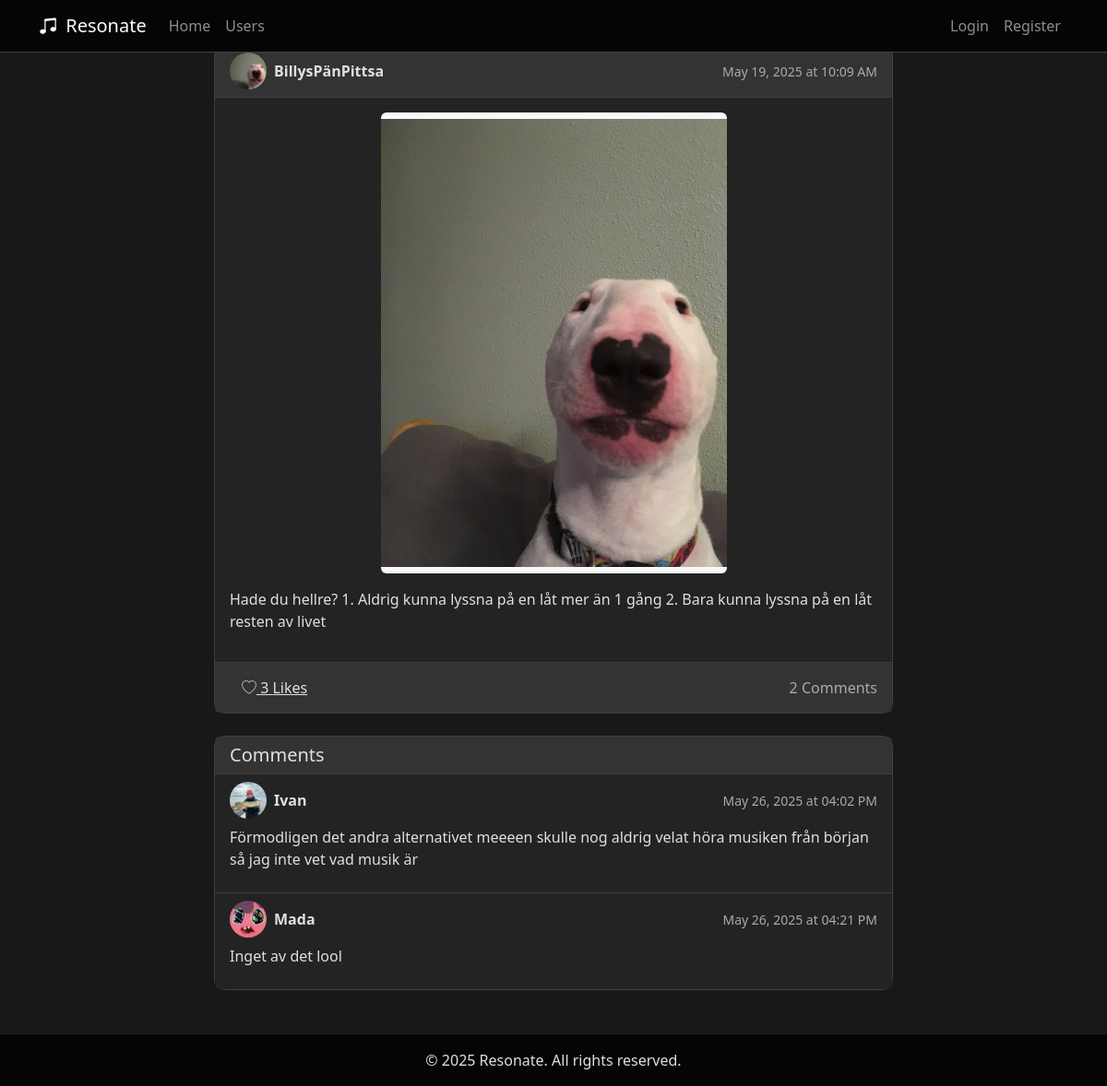
/post/4dd4190c-cd47-4672-b52b-ca519c83091e, run on the app's committed database.
### app.py (models this page shows, shortened)
class User(UserMixin, db.Model):
    __tablename__ = 'users'
    userId = db.Column(db.String(36), primary_key=True, default=lambda: str(uuid.uuid4()))
    username = db.Column(db.String(80), nullable=False)
    email = db.Column(db.String(120), unique=True, nullable=False)
    password = db.Column(db.String(128))
    profilePicture = db.Column(db.String, nullable=True, default='default.jpg')
    favoriteGenres = db.Column(db.String, nullable=True)
    createdAt = db.Column(db.DateTime, default=datetime.utcnow)
    spotify_access_token = db.Column(db.String(255), nullable=True)
    spotify_refresh_token = db.Column(db.String(255), nullable=True)
    spotify_user_id = db.Column(db.String(255), nullable=True)
    spotify_token_expiry = db.Column(db.DateTime, nullable=True)
    bio = db.Column(db.Text, nullable=True)
    sotd_title = db.Column(db.String(200), nullable=True)
    sotd_artist = db.Column(db.String(200), nullable=True)
    song_picture = db.Column(db.String(200), nullable=True)
    favorite_songs = db.Column(db.String, nullable=True)
    followed = db.relationship(
        'User',
        secondary=followers,
        primaryjoin=(followers.c.follower_id == userId),
        secondaryjoin=(followers.c.followed_id == userId),
        backref=db.backref('followers', lazy='dynamic'),
        lazy='dynamic'
    )

class Post(db.Model):
    __tablename__ = 'posts'
    postId = db.Column(db.String(36), primary_key=True, default=lambda: str(uuid.uuid4()))
    userId = db.Column(db.String(36), db.ForeignKey('users.userId'), nullable=False)
    content = db.Column(db.Text, nullable=False)
    created_at = db.Column(db.DateTime, default=datetime.utcnow)
    post_picture = db.Column(db.String(200), nullable=True)
    user = db.relationship('User', backref=db.backref('posts', lazy='dynamic'))
    likes = db.relationship('Like', primaryjoin='Post.postId==Like.postId',
                            backref='post', lazy='dynamic')
    comments = db.relationship('Comment', primaryjoin='Post.postId==Comment.postId',
                               backref='post', lazy='dynamic')

class Comment(db.Model):
    __tablename__ = 'comments'
    commentId = db.Column(db.String(36), primary_key=True, default=lambda: str(uuid.uuid4()))
    userId = db.Column(db.String(36), db.ForeignKey('users.userId'), nullable=False)
    postId = db.Column(db.String(36), db.ForeignKey('posts.postId'), nullable=False)
    content = db.Column(db.Text, nullable=False)
    created_at = db.Column(db.DateTime, default=datetime.utcnow)
    user = db.relationship('User', backref='comments')

### app.py (the view)
@app.route('/post/<post_id>')
def view_post(post_id):
    post = Post.query.get_or_404(post_id)
    return render_template('view_post.html', post=post, Comment=Comment, user=post.user)

### templates/view_post.html (shortened to what this page needs)
{% extends "base.html" %}
{% block content %}
<div class="container">
    <div class="row justify-content-center">
        <div class="col-md-8">
            <div class="card mb-4">
                <div class="card-header d-flex justify-content-between align-items-center" style="background-color: var(--bg-tertiary); border-bottom: 1px solid var(--border-color);">
                    <div class="d-flex align-items-center">
                        <img src="{{ url_for('static', filename='profile_pics/' + user.profilePicture) }}"
                            class="profile-pic-small rounded-circle me-2"
                            alt="{{ user.username }}'s profile picture">
                        <strong style="color: var(--text-primary);">{{ post.user.username }}</strong>
                    </div>
                    <small class="text-muted">{{ post.created_at.strftime('%B %d, %Y at %I:%M %p') }}</small>
                </div>
                <div class="card-body" style="background-color: var(--bg-secondary); color: var(--text-primary);">
                    {% if post.post_picture %}
                    <div class="mb-3 text-center">
                        <img src="{{ url_for('static', filename='post_pics/' + post.post_picture) }}"
                             alt="Post Image"
                             class="img-fluid rounded"
                             style="max-height: 500px; object-fit: contain;">
                    </div>
                    {% endif %}
                    <p>{{ post.content }}</p>
                </div>
                <div class="card-footer" style="background-color: var(--bg-tertiary); border-top: 1px solid var(--border-color);">
                    <div class="d-flex justify-content-between align-items-center">
                        <form method="POST" action="{{ url_for('like_post', post_id=post.postId) }}" class="d-inline">
                            <button type="submit" class="btn btn-link" style="color: var(--text-primary);">
                                {% if current_user.is_authenticated and current_user.has_liked_post(post) %}
                                    <i class="bi bi-heart-fill text-danger"></i>
                                {% else %}
                                    <i class="bi bi-heart text-muted"></i>
                                {% endif %}
                                {{ post.likes.count() }} Likes
                            </button>
                        </form>
                        <span class="text-muted">{{ post.comments.count() }} Comments</span>
                    </div>
                </div>
            </div>
            {% if post.comments.count() > 0 %}
            <div class="card">
                <div class="card-header" style="background-color: var(--bg-tertiary); border-bottom: 1px solid var(--border-color);">
                    <h5 class="mb-0" style="color: var(--text-primary);">Comments</h5>
                </div>
                <ul class="list-group list-group-flush">
                    {% for comment in post.comments %}
                    <li class="list-group-item" style="background-color: var(--bg-secondary); color: var(--text-primary); border-color: var(--border-color);">
                        <div class="d-flex justify-content-between align-items-center">
                            <div class="d-flex align-items-center">
                                <img src="{{ url_for('static', filename='profile_pics/' + comment.user.profilePicture) }}"
                                     class="profile-pic-small rounded-circle me-2"
                                     alt="{{ comment.user.username }}'s profile picture">
                                <strong>{{ comment.user.username }}</strong>
                            </div>
                            <small class="text-muted">{{ comment.created_at.strftime('%B %d, %Y at %I:%M %p') }}</small>
                        </div>
                        <p class="mt-2">{{ comment.content }}</p>
                    </li>
                    {% endfor %}
                </ul>
            </div>
            {% endif %}
        </div>
    </div>
</div>
{% endblock %}

### templates/base.html (style rules this page uses)
:root { --bg-primary: #181818; --bg-secondary: #232323; --bg-tertiary: #333333; --accent-primary: #6a4fbb; --accent-secondary: #a45dff; --accent-tertiary: #c4a8d6; --text-primary: #e0e0e0; --text-secondary: #aaaaaa; --text-muted: #888888; --border-color: #3f3f3f; --glow-effect: 0 0 8px rgba(164, 93, 255, 0.7), 0 0 16px rgba(164, 93, 255, 0.4); }
html, body { height: 100%; margin: 0; background-color: var(--bg-primary); color: var(--text-primary); }
body { display: flex; flex-direction: column; }
.profile-pic-small { width: 40px; height: 40px; object-fit: cover; border-radius: 50%; }
.card { background-color: var(--bg-secondary); border: 1px solid var(--border-color); border-radius: 12px; }
.card-header { background-color: var(--bg-tertiary); border-bottom: 1px solid var(--border-color); }
h1, h2, h3, h4, h5, h6, p { color: var(--text-primary); }
.text-muted { color: var(--text-secondary) !important; }

### data on the page
User: profilePicture (picture), user.username "BillysPänPittsa"
Post: created_at "May 19, 2025 at 10:09 AM", post_picture (picture), content "Hade du hellre? 1. Aldrig kunna lyssna på en låt mer än 1 gång 2. Bara kunna lyssna på en låt resten av livet"
Comment: profilePicture (picture), user.username "Ivan", created_at "May 26, 2025 at 04:02 PM", content "Förmodligen det andra alternativet meeeen skulle nog aldrig velat höra musiken från början så jag inte vet vad musik är"
Comment: profilePicture (picture), user.username "Mada", created_at "May 26, 2025 at 04:21 PM", content "Inget av det lool"

### other printed values
{{ post.likes.count() }} "3"
{{ post.comments.count() }} "2"
